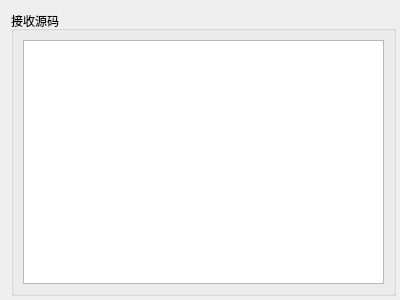
<?xml version="1.0" encoding="UTF-8"?>
<ui version="4.0">
 <class>WidgetTextDisplay</class>
 <widget class="QWidget" name="WidgetTextDisplay">
  <property name="geometry">
   <rect>
    <x>0</x>
    <y>0</y>
    <width>400</width>
    <height>300</height>
   </rect>
  </property>
  <property name="windowTitle">
   <string>Form</string>
  </property>
  <layout class="QHBoxLayout" name="horizontalLayout_2">
   <property name="rightMargin">
    <number>4</number>
   </property>
   <property name="bottomMargin">
    <number>4</number>
   </property>
   <item>
    <layout class="QHBoxLayout" name="horizontalLayout">
     <item>
      <widget class="QGroupBox" name="groupBox">
       <property name="title">
        <string>接收源码</string>
       </property>
       <layout class="QHBoxLayout" name="horizontalLayout_4">
        <item>
         <layout class="QHBoxLayout" name="horizontalLayout_3">
          <item>
           <widget class="QTextBrowser" name="textBrowser"/>
          </item>
         </layout>
        </item>
       </layout>
      </widget>
     </item>
    </layout>
   </item>
  </layout>
 </widget>
 <resources/>
 <connections/>
</ui>
